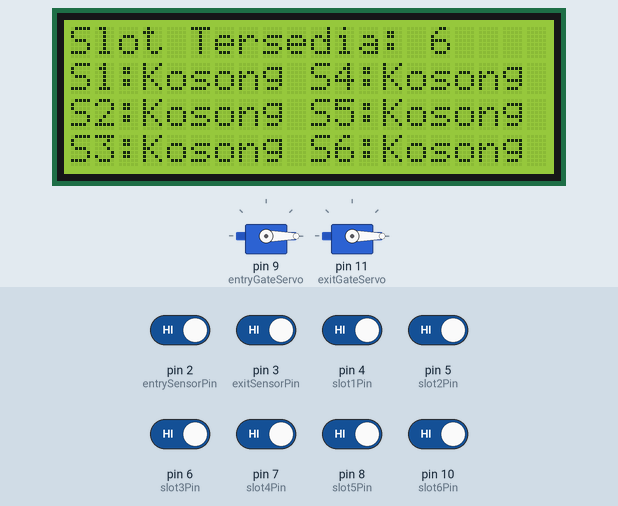
Recording of a sketch running on a simulated Arduino Uno, built with avr-gcc and run on an emulated ATmega328P. Parts: 20×4 character LCD, 2 × servo. The test bench sets the inputs (shaded band); at power-on: pin 2 (entrySensorPin), pin 3 (exitSensorPin), pin 4 (slot1Pin), pin 5 (slot2Pin), pin 6 (slot3Pin), pin 7 (slot4Pin), pin 8 (slot5Pin), pin 10 (slot6Pin) HIGH.

Above: at 3.3 s.
3.4 s: pin 4 (slot1Pin) driven LOW
At 4.5 s:
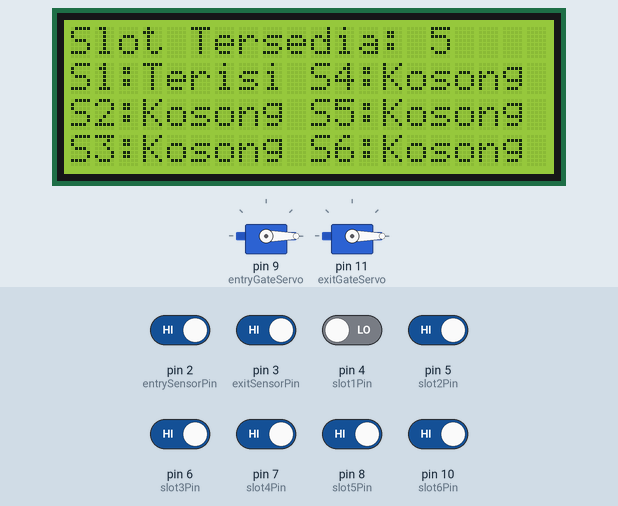
5.0 s: pin 5 (slot2Pin) driven LOW
At 6.2 s:
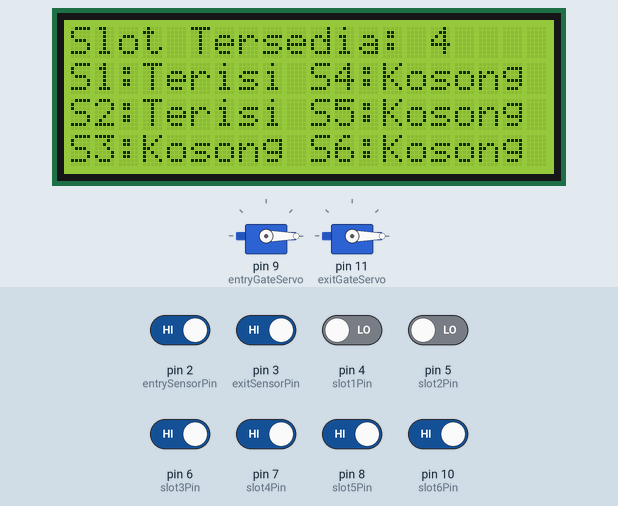
6.6 s: pin 6 (slot3Pin) driven LOW
At 7.7 s:
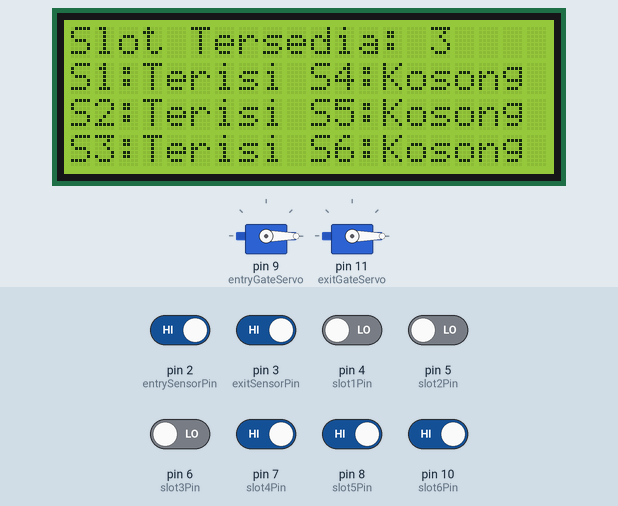
8.2 s: pin 7 (slot4Pin) driven LOW
At 9.5 s:
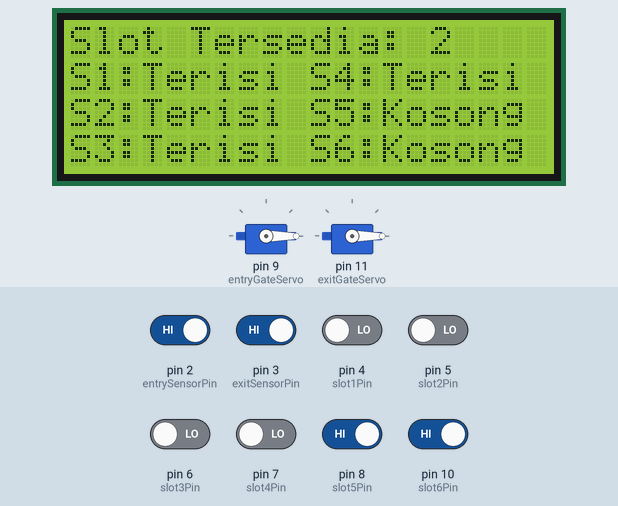
9.8 s: pin 8 (slot5Pin) driven LOW
At 11.0 s:
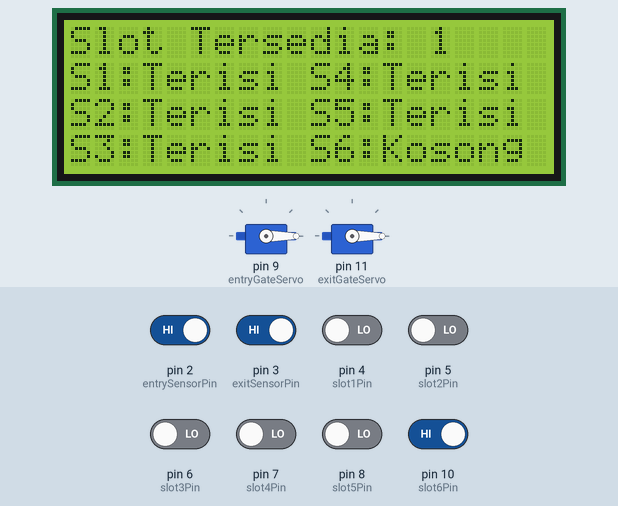
11.3 s: pin 10 (slot6Pin) driven LOW
At 12.7 s:
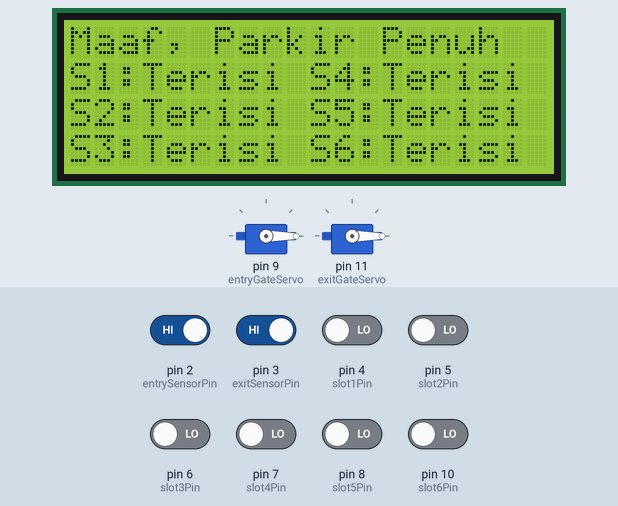
Timing chart, 0 to 14.0 s (numbered marks = the images above; inputs shaded):
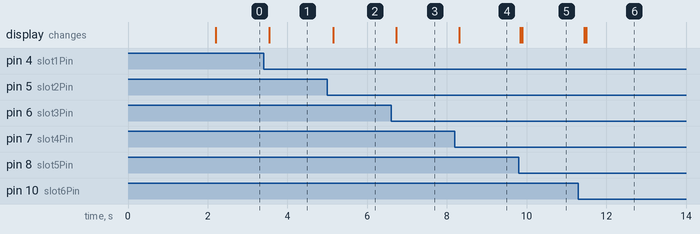

Measured:
- after the input at 3.4 s, the display: changes after 0.14 s (image 1)
- after the input at 5.0 s, the display: changes after 0.16 s (image 2)
- after the input at 6.6 s, the display: changes after 0.13 s (image 3)
- after the input at 8.2 s, the display: changes after 0.11 s (image 4)
- after the input at 9.8 s, the display: first changes at once (image 5 shows a later state)
- after the input at 11.3 s, the display: first changes after 0.14 s (image 6 shows a later state)

The sketch:

smartParkingSystem.ino
```cpp
#include <Wire.h>
#include <LiquidCrystal_I2C.h>
#include <Servo.h>

LiquidCrystal_I2C lcd(0x27, 20, 4); // Alamat I2C LCD 20x4

Servo entryGateServo; // Servo untuk palang masuk
Servo exitGateServo;  // Servo untuk palang keluar

const int entrySensorPin = 2;  // Pin sensor masuk
const int exitSensorPin = 3;   // Pin sensor keluar
const int slot1Pin = 4;        // Pin sensor slot 1
const int slot2Pin = 5;        // Pin sensor slot 2
const int slot3Pin = 6;        // Pin sensor slot 3
const int slot4Pin = 7;        // Pin sensor slot 4
const int slot5Pin = 8;        // Pin sensor slot 5
const int slot6Pin = 10;       // Pin sensor slot 6

bool slot1Occupied = false; // Status slot 1
bool slot2Occupied = false; // Status slot 2
bool slot3Occupied = false; // Status slot 3
bool slot4Occupied = false; // Status slot 4
bool slot5Occupied = false; // Status slot 5
bool slot6Occupied = false; // Status slot 6

void setup() {
  Serial.begin(9600);

  // Inisialisasi LCD
  lcd.init();
  lcd.backlight();
  lcd.clear();
  lcd.setCursor(0, 0);
  lcd.print("UJIAN PRAKTIK FISIKA");
  lcd.setCursor(0, 1);
  lcd.print("KELAS XII-4");
  lcd.setCursor(0, 2);
  lcd.print("KELOMPOK-4");
  lcd.setCursor(0, 3);
  lcd.print("SMART PARKING SYSTEM");

  // Inisialisasi servo
  entryGateServo.attach(9);  // Servo palang masuk di pin 9
  exitGateServo.attach(11);  // Servo palang keluar di pin 11
  entryGateServo.write(0);   // Palang masuk tertutup
  exitGateServo.write(0);    // Palang keluar tertutup

  // Inisialisasi pin sensor
  pinMode(entrySensorPin, INPUT);
  pinMode(exitSensorPin, INPUT);
  pinMode(slot1Pin, INPUT);
  pinMode(slot2Pin, INPUT);
  pinMode(slot3Pin, INPUT);
  pinMode(slot4Pin, INPUT);
  pinMode(slot5Pin, INPUT);
  pinMode(slot6Pin, INPUT);

  delay(2000); // Delay awal untuk stabilisasi
  lcd.clear(); // Bersihkan LCD setelah delay
}

void loop() {
  // Baca status sensor
  bool entryDetected = digitalRead(entrySensorPin) == LOW;
  bool exitDetected = digitalRead(exitSensorPin) == LOW;
  bool slot1Detected = digitalRead(slot1Pin) == LOW;
  bool slot2Detected = digitalRead(slot2Pin) == LOW;
  bool slot3Detected = digitalRead(slot3Pin) == LOW;
  bool slot4Detected = digitalRead(slot4Pin) == LOW;
  bool slot5Detected = digitalRead(slot5Pin) == LOW;
  bool slot6Detected = digitalRead(slot6Pin) == LOW;

  // Update status slot
  slot1Occupied = slot1Detected;
  slot2Occupied = slot2Detected;
  slot3Occupied = slot3Detected;
  slot4Occupied = slot4Detected;
  slot5Occupied = slot5Detected;
  slot6Occupied = slot6Detected;

  // Hitung slot yang tersedia
  int availableSlots = 0;
  if (!slot1Occupied) availableSlots++;
  if (!slot2Occupied) availableSlots++;
  if (!slot3Occupied) availableSlots++;
  if (!slot4Occupied) availableSlots++;
  if (!slot5Occupied) availableSlots++;
  if (!slot6Occupied) availableSlots++;

  // Tampilkan status slot di LCD
  lcd.setCursor(0, 0);
  if (availableSlots > 0) {
    lcd.print("Slot Tersedia: " + String(availableSlots) + "   ");
  } else {
    lcd.print("Maaf, Parkir Penuh");
  }

  lcd.setCursor(0, 1);
  lcd.print("S1:");
  lcd.print(slot1Occupied ? "Terisi " : "Kosong");
  lcd.setCursor(0, 2);
  lcd.print("S2:");
  lcd.print(slot2Occupied ? "Terisi " : "Kosong");
  lcd.setCursor(0, 3);
  lcd.print("S3:");
  lcd.print(slot3Occupied ? "Terisi " : "Kosong");

  lcd.setCursor(10, 1);
  lcd.print("S4:");
  lcd.print(slot4Occupied ? "Terisi " : "Kosong");
  lcd.setCursor(10, 2);
  lcd.print("S5:");
  lcd.print(slot5Occupied ? "Terisi " : "Kosong");
  lcd.setCursor(10, 3);
  lcd.print("S6:");
  lcd.print(slot6Occupied ? "Terisi " : "Kosong");

  // Kontrol palang masuk
  if (entryDetected) {
    if (availableSlots > 0) {
      entryGateServo.write(90); // Buka palang masuk
      Serial.println("En ya" + entryDetected);
      while (digitalRead(entrySensorPin) == LOW) {
        // Tetap terbuka selama sensor masih mendeteksi obstacle
        delay(100); // Delay kecil untuk menghindari busy-waiting
      }
      // delay(3000); // Biarkan palang terbuka selama 3 detik setelah obstacle hilang
      entryGateServo.write(0); // Tutup palang masuk
    }
  }

  // Kontrol palang keluar
  if (exitDetected) {
    exitGateServo.write(180); // Buka palang keluar
    Serial.println("Ex ya" + exitDetected);
    while (digitalRead(exitSensorPin) == LOW) {
      // Tetap terbuka selama sensor masih mendeteksi obstacle
      delay(100); // Delay kecil untuk menghindari busy-waiting
    }
    // delay(3000); // Biarkan palang terbuka selama 3 detik setelah obstacle hilang
    exitGateServo.write(0); // Tutup palang keluar
  }

  delay(100); // Delay kecil untuk stabilisasi pembacaan sensor
}
```
